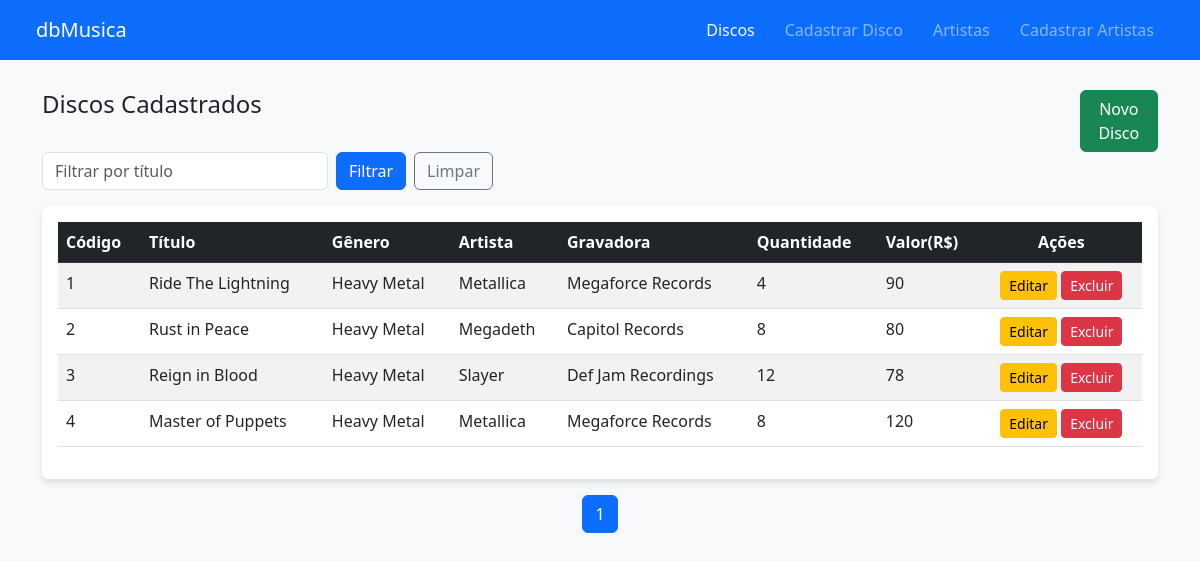
The app's page /, older data.
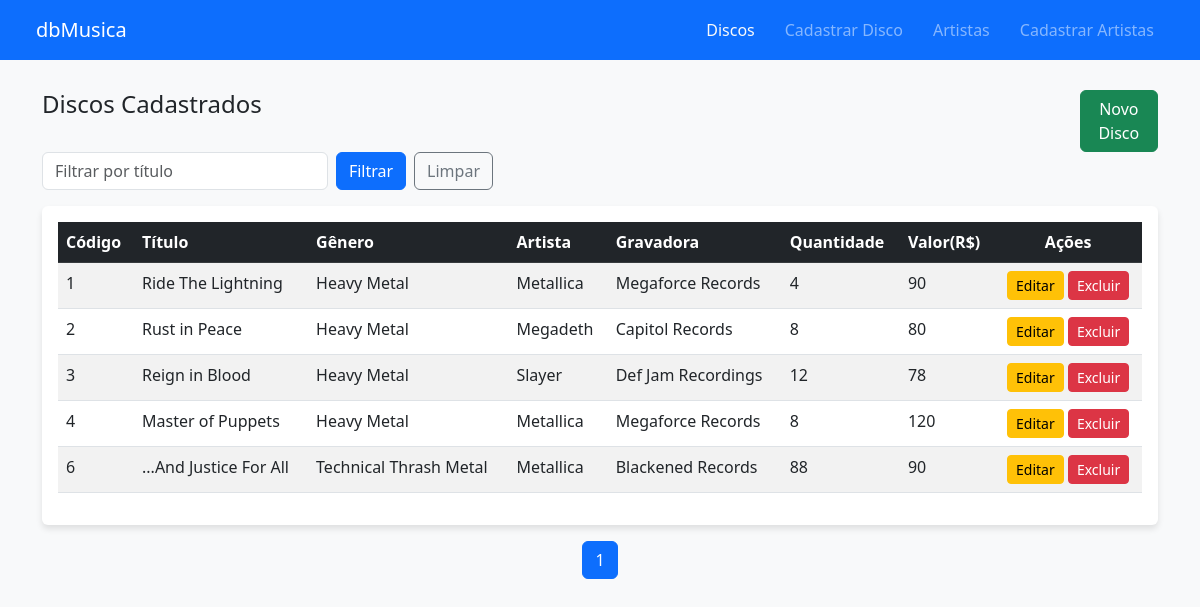
The same page, newer data.
### tables this page shows
CREATE TABLE IF NOT EXISTS `tbdisco` (
  `CodDisco` int NOT NULL AUTO_INCREMENT,
  `Titulo` varchar(100) DEFAULT NULL,
  `Genero` varchar(30) DEFAULT NULL,
  `CodArt` int NOT NULL,
  `Gravadora` varchar(50) DEFAULT NULL,
  `Quantidade` int DEFAULT NULL,
  `Valor` float DEFAULT NULL,
  `IsDeleted` tinyint(1) DEFAULT NULL,
  PRIMARY KEY (`CodDisco`,`CodArt`)
);

CREATE TABLE IF NOT EXISTS `tbartista` (
  `CodArt` int NOT NULL AUTO_INCREMENT,
  `Nome` varchar(100) DEFAULT NULL,
  `IsDeleted` tinyint(1) DEFAULT NULL,
  PRIMARY KEY (`CodArt`)
);

### index.php (the view, shortened to what this page needs)
<?php
    $servidor = "localhost";
    $usuario = "root";
    $senha = "";
    $conexao = mysqli_connect($servidor, $usuario, $senha, 'dbmusica');
    $registrosPorPagina = 10;
    $paginaAtual = isset($_GET['pagina'])? (int)$_GET['pagina'] : 1;
    $offset = ($paginaAtual - 1) * $registrosPorPagina;
    $sqlTotal = "SELECT COUNT(*) as Total FROM tbdisco WHERE IsDeleted = 0";
    $resultadoTotal = mysqli_query($conexao, $sqlTotal);
    $totalRegistros = mysqli_fetch_assoc($resultadoTotal)['Total'];
    $totalPaginas = ceil($totalRegistros / $registrosPorPagina);
?>
<!DOCTYPE html>
<html lang="pt-br">
<head>
    <link href="https://cdn.jsdelivr.net/npm/bootstrap@5.3.0/dist/css/bootstrap.min.css" rel="stylesheet">
    <link rel="stylesheet" href="https://cdn.jsdelivr.net/npm/bootstrap-icons@1.11.3/font/bootstrap-icons.min.css">
</head>
<body>
    <nav class = "navbar navbar-expand-lg navbar-dark bg-primary px-3">
            <span class = "navbar-brand mb-0 h1" style = "margin-left:20px"> dbMusica</span>
            <div class="ms-auto d-flex">
                <a class = "nav-link text-light active" href="#">Discos</a>
                <a class = "nav-link text-white-50" href="cad-disco.php">Cadastrar Disco</a>
                <a class = "nav-link text-white-50" href="artistas.php">Artistas</a>
                <a class = "nav-link text-white-50" href="cad-artista.php">Cadastrar Artistas</a>
            </div>
    </nav>
    <div class="container main-container">
        <div class = "row g-3">
            <div class = "col-md-11">
                <h4>Discos Cadastrados</h4>
            </div>
            <div class = "col-md-1">
                <a href="cad-disco.php" class="btn btn-success w-100">Novo Disco</a>
            </div>
        </div>
        <form method="GET" class="row">
                <div class="col-md-5 d-flex gap-2">
                    <input type="text"
                        name="busca"
                        class="form-control"
                        placeholder="Filtrar por título"
                        value="<?php echo isset($_GET['busca']) ? $_GET['busca'] : '' ?>">
                    <button class="btn btn-primary">Filtrar</button>
                    <a href="index.php" class="btn btn-outline-secondary">Limpar</a>
                </div>
        </form>
<?php
        $comando = "SELECT
                    d.CodDisco,
                    d.Titulo,
                    d.Genero,
                    a.Nome,
                    d.Gravadora,
                    d.Quantidade,
                    d.Valor,
                    d.CodArt
                FROM tbdisco d
                LEFT JOIN tbartista a
                    ON d.CodArt = a.CodArt
                WHERE
                    d.IsDeleted = 0";
        $comando .= " GROUP BY d.CodDisco LIMIT $registrosPorPagina OFFSET $offset";
        $resultado = mysqli_query($conexao, $comando);
    if($resultado == false)
    {
        echo "<h4>Erro: ".mysqli_error($conexao)."</h4>";
    }
    else
    {
        if(mysqli_num_rows($resultado) < 1)
        {
            echo "<p>Não Existem Discos no Banco de Dados</p>";
        }
        else
        {
            echo"
            <div class='card p-3 mt-3'>
                <div class='table-responsive'>
                    <table class='table table-striped alight-middle'>
                        <thead class='table-dark'>
                            <tr>
                                <th>Código</th>
                                <th>Título</th>
                                <th>Gênero</th>
                                <th>Artista</th>
                                <th>Gravadora</th>
                                <th>Quantidade</th>
                                <th>Valor(R$)</th>
                                <th class='text-center'>Ações</th>
                            </tr>
                        </thead>
                        <tbody id='taskTableBody'>";
                        while($linha = mysqli_fetch_row($resultado))
                        {
                            echo "
                            <tr>
                                <td>$linha[0]</td>
                                <td>$linha[1]</td>
                                <td>$linha[2]</td>
                                <td>$linha[3]</td>
                                <td>$linha[4]</td>
                                <td>$linha[5]</td>
                                <td>$linha[6]</td>
                                <td class='text-center'>
                                            <button
                                                class='btn btn-warning btn-sm btnEditar'
                                                data-id='$linha[0]'
                                                data-titulo='" . htmlspecialchars($linha[1], ENT_QUOTES) . "'
                                                data-genero='" . htmlspecialchars($linha[2], ENT_QUOTES) . "'
                                                data-gravadora='" . htmlspecialchars($linha[4], ENT_QUOTES) . "'
                                                data-quantidade='$linha[5]'
                                                data-valor='$linha[6]'
                                                data-artistacod='$linha[7]'
                                                data-bs-toggle='modal'
                                                data-bs-target='#editModal'>
                                                Editar
                                            </button>
                                            <button
                                                class='btn btn-danger btn-sm btnExcluir'
                                                data-id='$linha[0]'
                                                data-nome='" . htmlspecialchars($linha[1], ENT_QUOTES) . "'
                                                data-bs-toggle='modal'
                                                data-bs-target='#deleteModal'>
                                                Excluir
                                            </button>
                                        </div>
                                </td>
                            </tr>";
                        }
        }
    }
    echo "<nav class='mt-3'>";
    echo "<ul class='pagination justify-content-center'>";
    for($i = 1; $i <= $totalPaginas; $i++)
    {
        $active =
            ($i == $paginaAtual)
            ? "active"
            : "";
        echo "
        <li class='page-item $active'>
            <a class='page-link'
            href='?pagina=$i'>
            $i
            </a>
        </li>";
    }
    echo "</ul>
        </nav>
    </div>";
?>
</body>
</html>

### index.php (style rules this page uses)
body { background-color: #f8f9fa; }
.main-container { margin-top: 30px; max-width: 95%; }
.card { border: none; border-radius: 6px; box-shadow: 0 4px 6px rgba(0,0,0,0.1); }
.navbar { height: 60px; }
.nav-link { margin-right: 30px; }
.btn-sm { padding: 3px 8px; }

Row changes from the older to the newer data that the page shows:
added tbdisco: CodDisco "6", Titulo "...And Justice For All", Genero "Technical Thrash Metal", tbartista.Nome "Metallica", Gravadora "Blackened Records", Quantidade "88", Valor "90"
